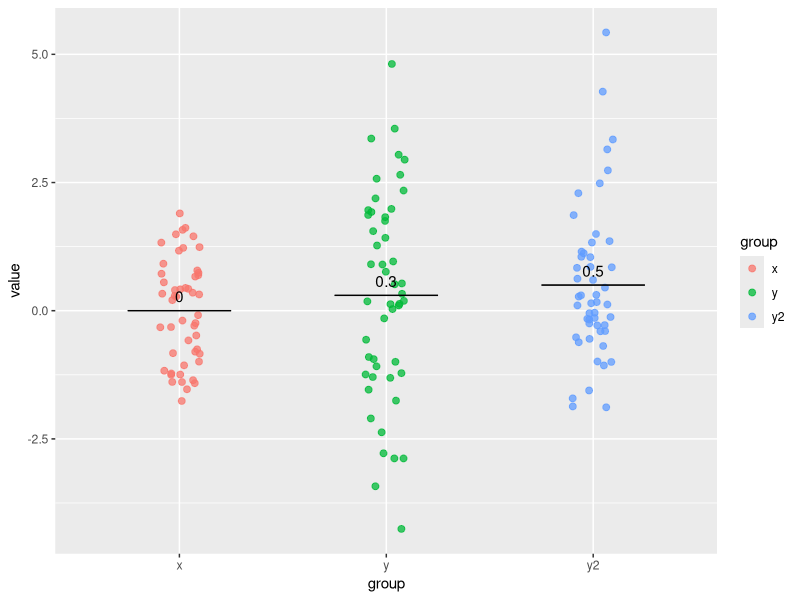
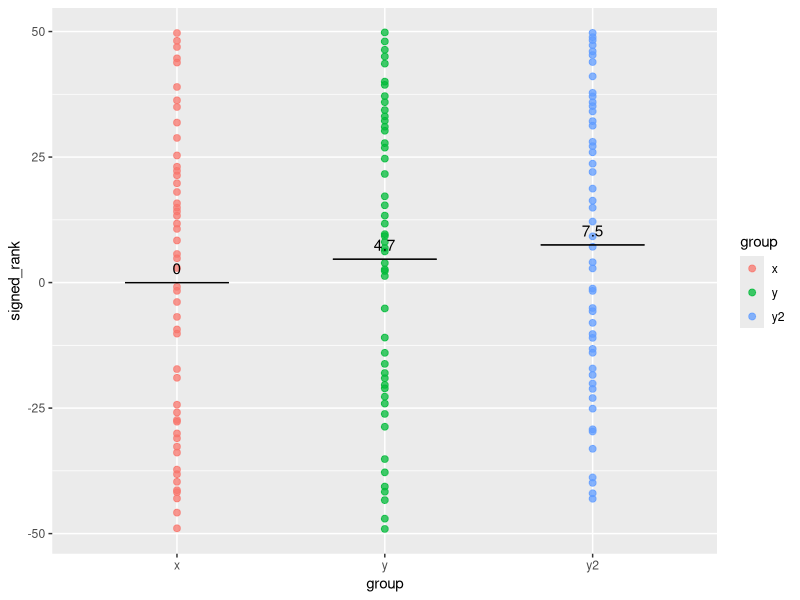

These charts were generated, in order, by the following R code:
## ---- chunk 1
library(tidyverse)
rnorm_fixed = function(N, mu = 0, sd = 1){scale(rnorm(N))*sd + mu}
## ---- chunk 2
# Set the seed so our 'random' results match those in the original book
set.seed(40)

# Create the samples:
x = rnorm_fixed(N = 50, mu=0, sd=1)
y = rnorm_fixed(N = 50, mu=0.3, sd=2)
y2 = rnorm_fixed(N = 50, mu=0.5, sd=1.5)
## ---- chunk 3
# The wide layout is a dataframe with three columns, one for each of x, y and y2
mydata_wide <- tibble(x = x, y = y, y2 = y2)

# the long layout has two columns: one listing the group to which each observation 
# belongs (x, y or y2), and another column with the corresponding value
mydata_long <- mydata_wide %>% 
  gather(group,value,x:y2)
  
## ---- chunk 4
ggplot(mydata_long, aes(x=group, y = value, color = group)) +
  geom_jitter(width = 0.1, alpha = .75, size =2) + 
  stat_summary(fun.y= mean, 
                  fun.ymin=mean, 
                  fun.ymax=mean, 
                  geom="crossbar", 
                  width=0.5, 
                  size=0.2,
                  color="black") +
  stat_summary(fun.y=mean, 
                  colour="black", 
                  geom="text",
                  show_guide = FALSE, 
                  vjust=-0.7, 
                  aes(label=round(..y..,2))) 
## ---- chunk 5
# Takes any list of values, x, and calculates their signed rank
signed_rank = function(x) sign(x) * rank(abs(x))
## ---- chunk 6
mydata_long_signed <- mydata_wide %>% 
  mutate_all(signed_rank) %>% 
  gather(group,signed_rank,x:y2)

ggplot(mydata_long_signed, aes(x=group, y = signed_rank, color = group)) +
  geom_jitter(width = 0, alpha = .75, size = 2) + 
  stat_summary(fun.y= mean, 
                  fun.ymin=mean, 
                  fun.ymax=mean, 
                  geom="crossbar", 
                  width=0.5, 
                  size=0.2,
                  color="black") +
  stat_summary(fun.y=mean, 
                  colour="black", 
                  geom="text",
                  show_guide = FALSE, 
                  vjust=-0.7, 
                  aes(label=round(..y..,1))) 
